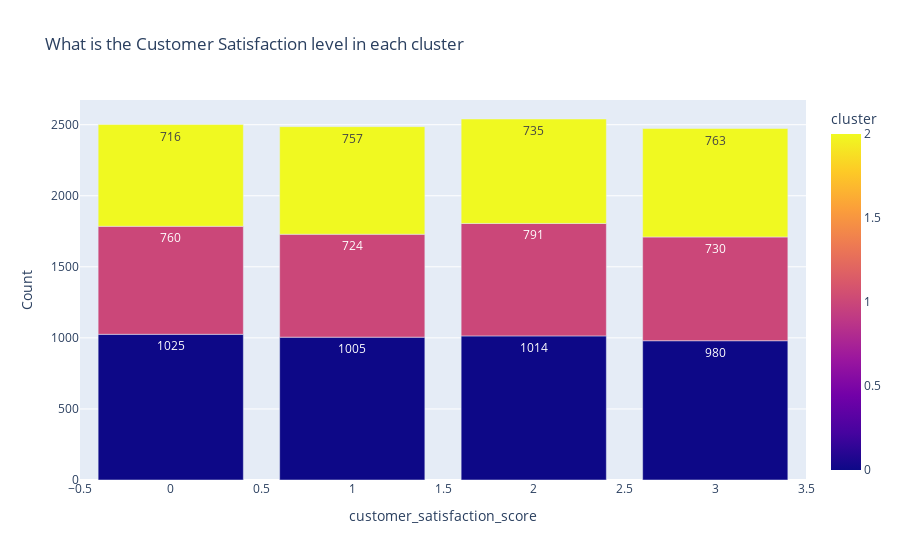

The cell this chart's notebook holds for it:
### Markdown cell above
### Cluster Inference:-
1. Cluster-2 has maximum number of customers enrolled for loyalty program in all three income levels.
2. All three clusters have loyalty customers belonging to all types of levels of income - Low, Medium & High

### Code cell
# Customer Satisfaction Score is higher for which cluster
happy_customer = df_encoded.groupby(['customer_satisfaction_score','cluster']).size().reset_index(name='Count')
fig = px.bar(happy_customer, x="customer_satisfaction_score", y="Count", color="cluster", title="What is the Customer Satisfaction level in each cluster" ,text = "Count")
fig.show()

### Figure 1 — Plotly figure (JSON) as saved in the notebook; plotly's stock layout.template omitted (floating-point values rounded to 4 significant figures)
{"data": [{"alignmentgroup": "True", "hovertemplate": "customer_satisfaction_score=%{x}<br>Count=%{text}<br>cluster=%{marker.color}<extra></extra>", "legendgroup": "", "marker": {"color": [0, 1, 2, 0, 1, 2, 0, 1, 2, 0, 1, 2], "coloraxis": "coloraxis", "pattern": {"shape": ""}}, "name": "", "offsetgroup": "", "orientation": "v", "showlegend": false, "text": [1025, 760, 716, 1005, 724, 757, 1014, 791, 735, 980, 730, 763], "textposition": "auto", "type": "bar", "x": [0, 0, 0, 1, 1, 1, 2, 2, 2, 3, 3, 3], "xaxis": "x", "y": [1025, 760, 716, 1005, 724, 757, 1014, 791, 735, 980, 730, 763], "yaxis": "y"}], "layout": {"barmode": "relative", "coloraxis": {"colorbar": {"title": {"text": "cluster"}}, "colorscale": [[0, "#0d0887"], [0.1111, "#46039f"], [0.2222, "#7201a8"], [0.3333, "#9c179e"], [0.4444, "#bd3786"], [0.5556, "#d8576b"], [0.6667, "#ed7953"], [0.7778, "#fb9f3a"], [0.8889, "#fdca26"], [1, "#f0f921"]]}, "legend": {"tracegroupgap": 0}, "title": {"text": "What is the Customer Satisfaction level in each cluster"}, "xaxis": {"anchor": "y", "domain": [0, 1], "title": {"text": "customer_satisfaction_score"}}, "yaxis": {"anchor": "x", "domain": [0, 1], "title": {"text": "Count"}}}}
